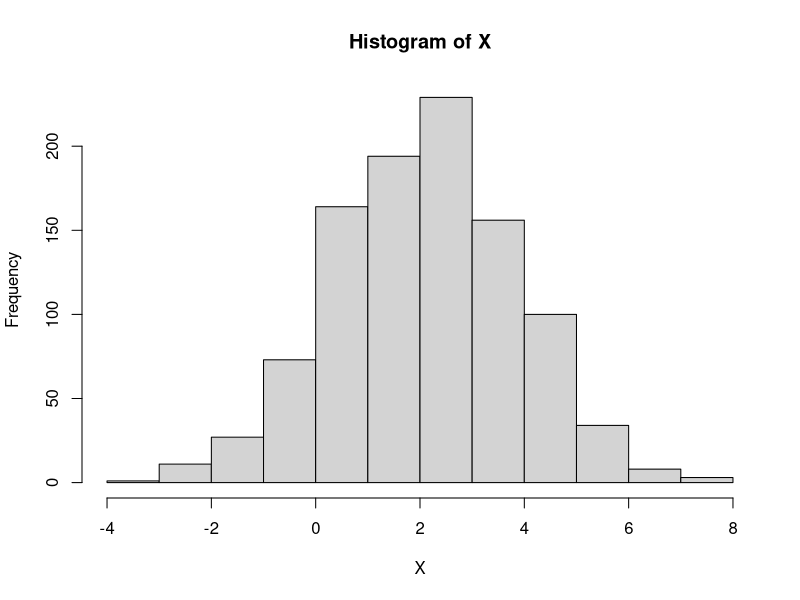
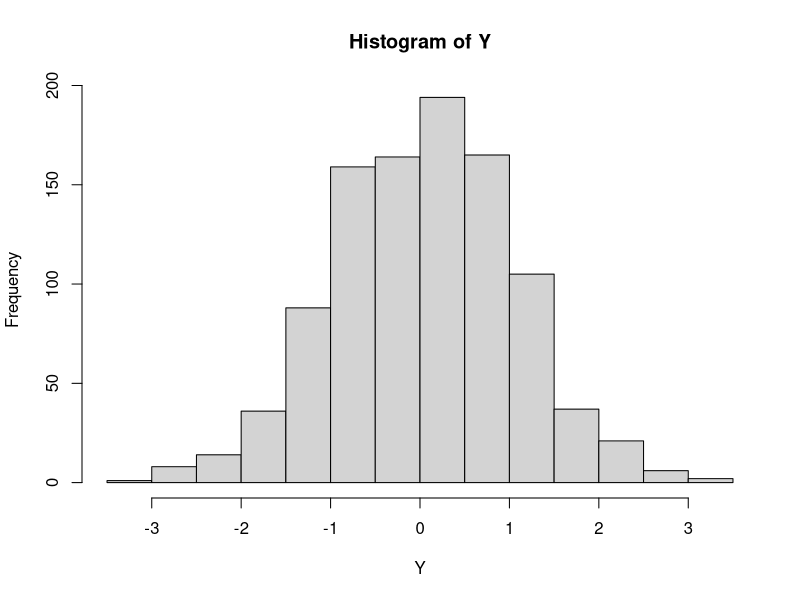

Generate these figures, in order, with R:
m = 2
v = sqrt(3)

# -- part a --
p_a = 1 - pnorm(3,m,v)
print(p_a)

# -- part b --
p_b = pnorm(9,m,v) - pnorm(1,m,v)
print(p_b)

# -- part c --
x_val_for_q = qnorm(0.75,m,v)
print(x_val_for_q)

# -- part d --
# it will be a normal distribution with mean = 0 and var = 3/3 = 1; it will be a standard normal

# -- part e --
X = rnorm(1000,m,v)

hist(X)
Y = ((X - m) / sqrt(3))
hist(Y)
print(mean(Y))
print(var(Y))


